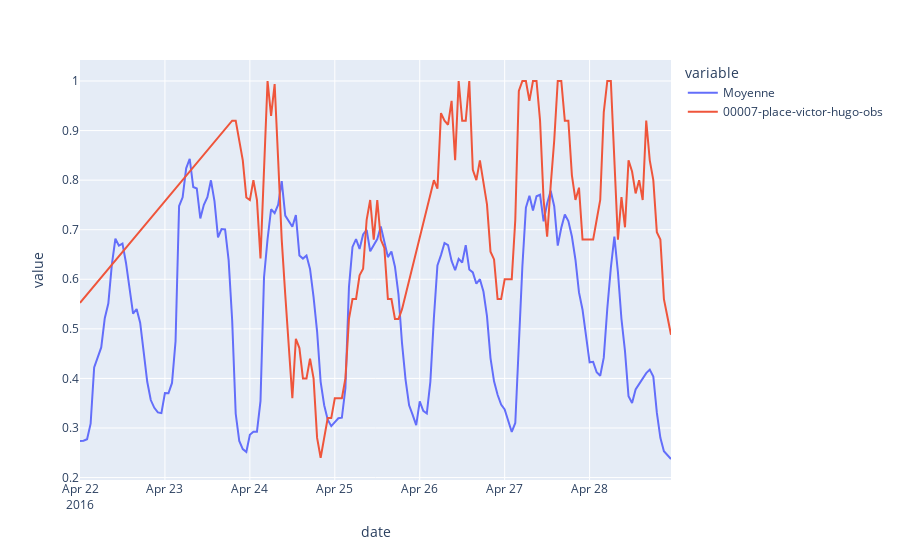

Notebook source saved alongside this figure:
### Code cell
model = PredictByMean(CITY)
model.train()

start_week = 168 * 3
station = 1

df_predict: pd.DataFrame = model.predict(CITY.df_hours.columns[station]).reset_index(drop=True)
df_predict[CITY.df_hours.columns[station] + '-obs'] = CITY.df_hours[CITY.df_hours.columns[station]].iloc[start_week:start_week + len(df_predict)].reset_index(drop=True)
df_predict.index = CITY.df_hours['date'].iloc[start_week:start_week + len(df_predict)]

print('MSE:', mean_squared_error(df_predict[df_predict.columns[1]], df_predict[df_predict.columns[0]]))

fig = px.line(
    data_frame=df_predict
)

fig.update_layout(hovermode='x')

fig.show()

### Figure 1 — Plotly figure (JSON) as saved in the notebook; plotly's stock layout.template omitted (floating-point values rounded to 4 significant figures; data arrays with more than 128 entries replaced by an {"elided": "..."} marker saying what was removed)
{"data": [{"hovertemplate": "variable=Moyenne<br>date=%{x}<br>value=%{y}<extra></extra>", "legendgroup": "Moyenne", "line": {"color": "#636efa", "dash": "solid"}, "marker": {"symbol": "circle"}, "mode": "lines", "name": "Moyenne", "orientation": "v", "showlegend": true, "type": "scatter", "x": {"elided": "168 str values"}, "xaxis": "x", "y": {"elided": "168 float values"}, "yaxis": "y"}, {"hovertemplate": "variable=00007-place-victor-hugo-obs<br>date=%{x}<br>value=%{y}<extra></extra>", "legendgroup": "00007-place-victor-hugo-obs", "line": {"color": "#EF553B", "dash": "solid"}, "marker": {"symbol": "circle"}, "mode": "lines", "name": "00007-place-victor-hugo-obs", "orientation": "v", "showlegend": true, "type": "scatter", "x": {"elided": "168 str values"}, "xaxis": "x", "y": {"elided": "168 float values"}, "yaxis": "y"}], "layout": {"hovermode": "x", "legend": {"title": {"text": "variable"}, "tracegroupgap": 0}, "margin": {"t": 60}, "xaxis": {"anchor": "y", "domain": [0, 1], "title": {"text": "date"}}, "yaxis": {"anchor": "x", "domain": [0, 1], "title": {"text": "value"}}}}
